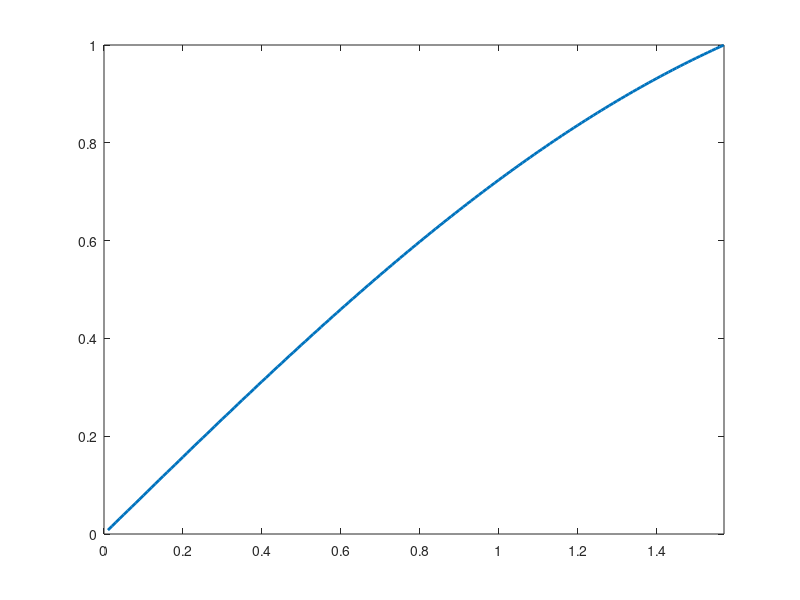

Here is the MATLAB script that generated this plot: (Note: this script raises an error after producing the figure.)

%
psi = 0.01:0.01:pi/2;
mu2 = sqrt((2*psi - sin(2*psi))./(4*psi + 2*psi.*cos(2*psi) - 3*sin(2*psi)));
mu_hat = mu2.^(2*psi - sin(psi))/4/pi;
amp = mu2.*(1-cos(psi));
alp2 = cos(psi).*(2*psi - sin(2*psi))./4./(sin(psi) - psi.*cos(psi));

% add diffusion constant



%% plot the figures

% graphics setting
figWidth = 3.2;
figHeight = 2.8;
lineWd = 2;
symbSize = 4;
labelSize = 20;
axisSize = 16;
axisWd = 1;

figPre = 'ring_theory_';
sFolder = './figures';

% figure size, weight and height
pos(3)=figWidth;  
pos(4)=figHeight;

f_psi_amp= figure;
set(f_psi_amp,'color','w','Units','inches','Position',pos)
plot(psi,amp,'LineWidth',lineWd);
xlim([0 pi/2])
ax = gca;
ax.XTick =[0 pi/4 pi/2];
ax.XTickLabel = {'0', '\pi/4', '\pi/2'};

xlabel('$\psi$','Interpreter','latex','FontSize',labelSize)
ylabel('$\mu(1-\cos\psi)$','Interpreter','latex','FontSize',labelSize)
set(gca,'FontSize',axisSize)

prefix = [figPre, 'psi_amp'];
saveas(f_psi_amp,[sFolder,filesep,prefix,'.fig'])
print('-depsc',[sFolder,filesep,prefix,'.eps'])


f_psi_alp = figure;
set(f_psi_alp,'color','w','Units','inches','Position',pos)

plot(psi,alp2,'LineWidth',lineWd)
xlim([0 pi/2])
ax = gca;
ax.XTick =[0 pi/4 pi/2];
ax.XTickLabel = {'0', '\pi/4', '\pi/2'};
xlabel('$\psi$','Interpreter','latex','FontSize',labelSize)
ylabel('$\alpha^2$','Interpreter','latex','FontSize',labelSize)
set(gca,'FontSize',axisSize)
prefix = [figPre, 'psi_alp'];
saveas(f_psi_alp,[sFolder,filesep,prefix,'.fig'])
print('-depsc',[sFolder,filesep,prefix,'.eps'])



alp_amp = figure;
set(alp_amp,'color','w','Units','inches','Position',pos)

plot(alp2,amp,'LineWidth',lineWd)
xlabel('$\alpha^2$','Interpreter','latex','FontSize',labelSize)
ylabel('$\mu(1-\cos\psi)$','Interpreter','latex','FontSize',labelSize)
set(gca,'FontSize',axisSize)
prefix = [figPre, 'alp_amp'];
saveas(alp_amp,[sFolder,filesep,prefix,'.fig'])
print('-depsc',[sFolder,filesep,prefix,'.eps'])




alp_muhat = figure;
set(alp_muhat,'color','w','Units','inches','Position',pos)

plot(alp2,mu_hat,'LineWidth',lineWd)
xlabel('$\alpha^2$','Interpreter','latex','FontSize',labelSize)
ylabel('$\mu(2\psi - \sin(2\psi))$','Interpreter','latex','FontSize',labelSize)
set(gca,'FontSize',axisSize)
prefix = [figPre, 'alp_muhat'];
saveas(alp_muhat,[sFolder,filesep,prefix,'.fig'])
print('-depsc',[sFolder,filesep,prefix,'.eps'])



f_alp_muh = figure;
set(f_alp_muh,'color','w','Units','inches','Position',pos)

plot(amp,mu_hat,'LineWidth',lineWd)
xlabel('$\mu(1-\cos\psi)$','Interpreter','latex','FontSize',labelSize)
ylabel('$\mu(2\psi - \sin(2\psi))$','Interpreter','latex','FontSize',labelSize)
set(gca,'FontSize',axisSize)

prefix = [figPre, 'amp_muhat'];
saveas(f_alp_muh,[sFolder,filesep,prefix,'.fig'])
print('-depsc',[sFolder,filesep,prefix,'.eps'])




%% Gamma
gammas = pi/6*(36*psi + 24*psi.*cos(2*psi) - 28*sin(2*psi) - sin(4*psi))./(2*psi-sin(2*psi)).^2;

fig_gm = figure;
set(fig_gm,'color','w','Units','inches','Position',pos)

plot(psi,gammas,'LineWidth',lineWd)
xlim([0 pi/2])
ax = gca;
ax.XTick =[0 pi/4 pi/2];
ax.XTickLabel = {'0', '\pi/4', '\pi/2'};
xlabel('$\psi$','Interpreter','latex','FontSize',labelSize)
ylabel('$\gamma$','Interpreter','latex','FontSize',labelSize)
set(gca,'FontSize',axisSize)
prefix = [figPre, 'psi_gamma'];
saveas(fig_gm,[sFolder,filesep,prefix,'.fig'])
print('-depsc',[sFolder,filesep,prefix,'.eps'])



%% Theory of Diffusion constants

% how Ds depend on alpha
sig = 0.01;
etas = [1e-3,1e-2,1e-1];
alp = 0.0:0.01:0.99;

eta_Ds = figure;
set(eta_Ds,'color','w','Units','inches','Position',pos)

hold on
for i = 1:length(etas)
    Ds = gammas.*etas(i)^2 + etas(i).*sig.^2./mu_hat.^2;
    plot(alp2,Ds,'Color',blues(1+3*i,:),'LineWidth',lineWd)
end
box on
hold off

ylim([1e-6,1e-1])
legend('\eta = 10^{-3}','\eta = 10^{-2}','\eta = 10^{-1}')
xlabel('$\alpha^2$','Interpreter','latex','FontSize',labelSize)
ylabel('$D$','Interpreter','latex','FontSize',labelSize)
set(gca,'FontSize',axisSize,'YTick',10.^(-5:2:-1),'YScale','log')

prefix = [figPre, 'sig_ds'];
saveas(eta_Ds,[sFolder,filesep,prefix,'.fig'])
print('-depsc',[sFolder,filesep,prefix,'.eps'])

%% % how Ds depend on sigma
blues = brewermap(11,'Blues');
sigs = [1e-3,1e-2,1e-1];
eta = 0.01;
alp = 0.0:0.01:0.99;

sig_Ds = figure;
set(sig_Ds,'color','w','Units','inches','Position',pos)

hold on
for i = 1:length(sigs)
    Ds = gammas.*eta.^2 + eta.*sigs(i).^2./mu_hat.^2;
    plot(alp2,Ds,'Color',blues(1+3*i,:),'LineWidth',lineWd)
end
hold off
box on
ylim([1e-6,1e-1])
legend('\sigma = 10^{-3}','\sigma = 10^{-2}','\sigma = 10^{-1}')
xlabel('$\alpha^2$','Interpreter','latex','FontSize',labelSize)
ylabel('$D$','Interpreter','latex','FontSize',labelSize)
set(gca,'FontSize',axisSize,'YTick',10.^(-5:2:-1),'YScale','log')

prefix = [figPre, 'sig_ds'];
saveas(sig_Ds,[sFolder,filesep,prefix,'.fig'])
print('-depsc',[sFolder,filesep,prefix,'.eps'])


%% How Ds depend on the relative amplitude of Rf
eta = 0.01;
sig = 0.01;
blues = brewermap(11,'Blues');

Ds = gammas.*eta.^2 + eta.*sig.^2./mu_hat;

d_ampl = figure;
set(d_ampl,'color','w','Units','inches','Position',pos)
plot(amp,Ds,'Color',blues(9,:),'LineWidth',lineWd)
legend(['\eta = ',num2str(eta),', \sigma=',num2str(sig)])
xlabel('$\mu(1 - \cos\psi$','Interpreter','latex','FontSize',labelSize)
ylabel('$D$','Interpreter','latex','FontSize',labelSize)
set(gca,'FontSize',axisSize,'YScale','log')
